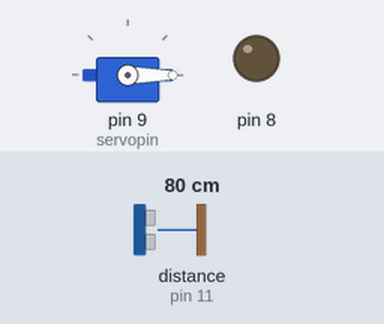
This sketch was run on a simulated Arduino Uno, built with avr-gcc and run on an emulated ATmega328P. On the bench: servo, output pins drawn as LEDs (lit = HIGH). Wiring (inferred from the names in the program): ultrasonic range finder: trigger pin 12; echo pin 11. The test bench sets the inputs (shaded band); at power-on: distance to the obstacle (sensor on pin 11) 80 cm. The echo pulse lasts 58.3 µs per cm; pins used as bus, display or sensor lines are not drawn; what the sketch prints to the serial monitor is not drawn.

Above: at 0.2 s.
Timing chart, 0 to 1.7 s (numbered marks = the images above):
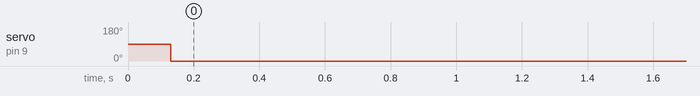

Measured:
- by itself, servo on pin 9 (servopin): 90° → 0° at 0.13 s

The sketch:

Automated_dustbin.ino
```cpp
#include <Servo.h>

int servopin = 9;
int servopos;
Servo myservo;

int trigpin = 12;
int echopin = 11;
int pingtraveltime;

void setup() {
  // put your setup code here, to run once:
  pinMode(trigpin,OUTPUT);
  pinMode(echopin,INPUT);
  pinMode(8,OUTPUT);
  Serial.begin(9600);
  myservo.attach(servopin);
}

void loop() {
  // put your main code here, to run repeatedly:
  digitalWrite(trigpin,LOW);
  delayMicroseconds(10);
  digitalWrite(trigpin,HIGH);
  delayMicroseconds(10);
  digitalWrite(trigpin,LOW);
  pingtraveltime = pulseIn(echopin,HIGH);
  delay(25);
  Serial.println(pingtraveltime);
  delay(100);
  if(pingtraveltime<2000)
  {
    //servopos = 180;
    myservo.write(90);
    delay(200);
  }
  else
  {
    myservo.write(0);
    delay(200);
  }


}
```
